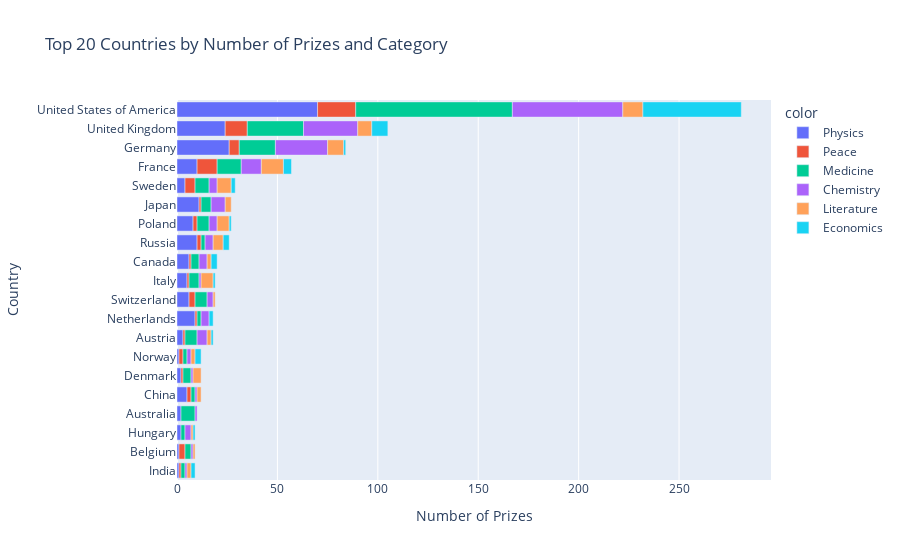

Notebook source saved alongside this figure:
### Code cell
cat_cntry_bar = px.bar(x=merged_df.cat_prize,
                        y=merged_df.birth_country_current,
                        color=merged_df.category,
                        orientation='h',
                        title='Top 20 Countries by Number of Prizes and Category')

cat_cntry_bar.update_layout(xaxis_title = 'Number of Prizes',
                            yaxis_title = 'Country')

cat_cntry_bar.show()

### Figure 1 — Plotly figure (JSON) as saved in the notebook; plotly's stock layout.template omitted (floating-point values rounded to 4 significant figures)
{"data": [{"alignmentgroup": "True", "hovertemplate": "color=Physics<br>x=%{x}<br>y=%{y}<extra></extra>", "legendgroup": "Physics", "marker": {"color": "#636efa", "pattern": {"shape": ""}}, "name": "Physics", "offsetgroup": "Physics", "orientation": "h", "showlegend": true, "textposition": "auto", "type": "bar", "x": [1, 1, 2, 2, 5, 2, 1, 3, 9, 6, 5, 6, 10, 8, 11, 4, 10, 26, 24, 70], "xaxis": "x", "y": ["India", "Belgium", "Hungary", "Australia", "China", "Denmark", "Norway", "Austria", "Netherlands", "Switzerland", "Italy", "Canada", "Russia", "Poland", "Japan", "Sweden", "France", "Germany", "United Kingdom", "United States of America"], "yaxis": "y"}, {"alignmentgroup": "True", "hovertemplate": "color=Peace<br>x=%{x}<br>y=%{y}<extra></extra>", "legendgroup": "Peace", "marker": {"color": "#EF553B", "pattern": {"shape": ""}}, "name": "Peace", "offsetgroup": "Peace", "orientation": "h", "showlegend": true, "textposition": "auto", "type": "bar", "x": [1, 3, 2, 1, 2, 1, 1, 1, 3, 1, 2, 1, 2, 5, 10, 5, 11, 19], "xaxis": "x", "y": ["India", "Belgium", "China", "Denmark", "Norway", "Austria", "Netherlands", "Italy", "Switzerland", "Canada", "Russia", "Japan", "Poland", "Sweden", "France", "Germany", "United Kingdom", "United States of America"], "yaxis": "y"}, {"alignmentgroup": "True", "hovertemplate": "color=Medicine<br>x=%{x}<br>y=%{y}<extra></extra>", "legendgroup": "Medicine", "marker": {"color": "#00cc96", "pattern": {"shape": ""}}, "name": "Medicine", "offsetgroup": "Medicine", "orientation": "h", "showlegend": true, "textposition": "auto", "type": "bar", "x": [3, 2, 2, 7, 4, 2, 2, 6, 2, 6, 5, 4, 2, 6, 5, 7, 12, 18, 28, 78], "xaxis": "x", "y": ["Belgium", "Hungary", "India", "Australia", "Denmark", "China", "Norway", "Austria", "Netherlands", "Switzerland", "Italy", "Canada", "Russia", "Poland", "Japan", "Sweden", "France", "Germany", "United Kingdom", "United States of America"], "yaxis": "y"}, {"alignmentgroup": "True", "hovertemplate": "color=Chemistry<br>x=%{x}<br>y=%{y}<extra></extra>", "legendgroup": "Chemistry", "marker": {"color": "#ab63fa", "pattern": {"shape": ""}}, "name": "Chemistry", "offsetgroup": "Chemistry", "orientation": "h", "showlegend": true, "textposition": "auto", "type": "bar", "x": [1, 3, 1, 1, 1, 1, 2, 5, 4, 1, 3, 4, 4, 7, 4, 4, 10, 26, 27, 55], "xaxis": "x", "y": ["Belgium", "Hungary", "India", "Australia", "China", "Denmark", "Norway", "Austria", "Netherlands", "Italy", "Switzerland", "Canada", "Russia", "Japan", "Poland", "Sweden", "France", "Germany", "United Kingdom", "United States of America"], "yaxis": "y"}, {"alignmentgroup": "True", "hovertemplate": "color=Literature<br>x=%{x}<br>y=%{y}<extra></extra>", "legendgroup": "Literature", "marker": {"color": "#FFA15A", "pattern": {"shape": ""}}, "name": "Literature", "offsetgroup": "Literature", "orientation": "h", "showlegend": true, "textposition": "auto", "type": "bar", "x": [1, 1, 2, 2, 2, 4, 2, 1, 6, 2, 5, 3, 6, 7, 11, 8, 7, 10], "xaxis": "x", "y": ["Belgium", "Hungary", "India", "Norway", "China", "Denmark", "Austria", "Switzerland", "Italy", "Canada", "Russia", "Japan", "Poland", "Sweden", "France", "Germany", "United Kingdom", "United States of America"], "yaxis": "y"}, {"alignmentgroup": "True", "hovertemplate": "color=Economics<br>x=%{x}<br>y=%{y}<extra></extra>", "legendgroup": "Economics", "marker": {"color": "#19d3f3", "pattern": {"shape": ""}}, "name": "Economics", "offsetgroup": "Economics", "orientation": "h", "showlegend": true, "textposition": "auto", "type": "bar", "x": [1, 2, 3, 1, 2, 1, 3, 3, 1, 2, 4, 1, 8, 49], "xaxis": "x", "y": ["Hungary", "India", "Norway", "Austria", "Netherlands", "Italy", "Canada", "Russia", "Poland", "Sweden", "France", "Germany", "United Kingdom", "United States of America"], "yaxis": "y"}], "layout": {"barmode": "relative", "legend": {"title": {"text": "color"}, "tracegroupgap": 0}, "title": {"text": "Top 20 Countries by Number of Prizes and Category"}, "xaxis": {"anchor": "y", "domain": [0, 1], "title": {"text": "Number of Prizes"}}, "yaxis": {"anchor": "x", "domain": [0, 1], "title": {"text": "Country"}}}}
